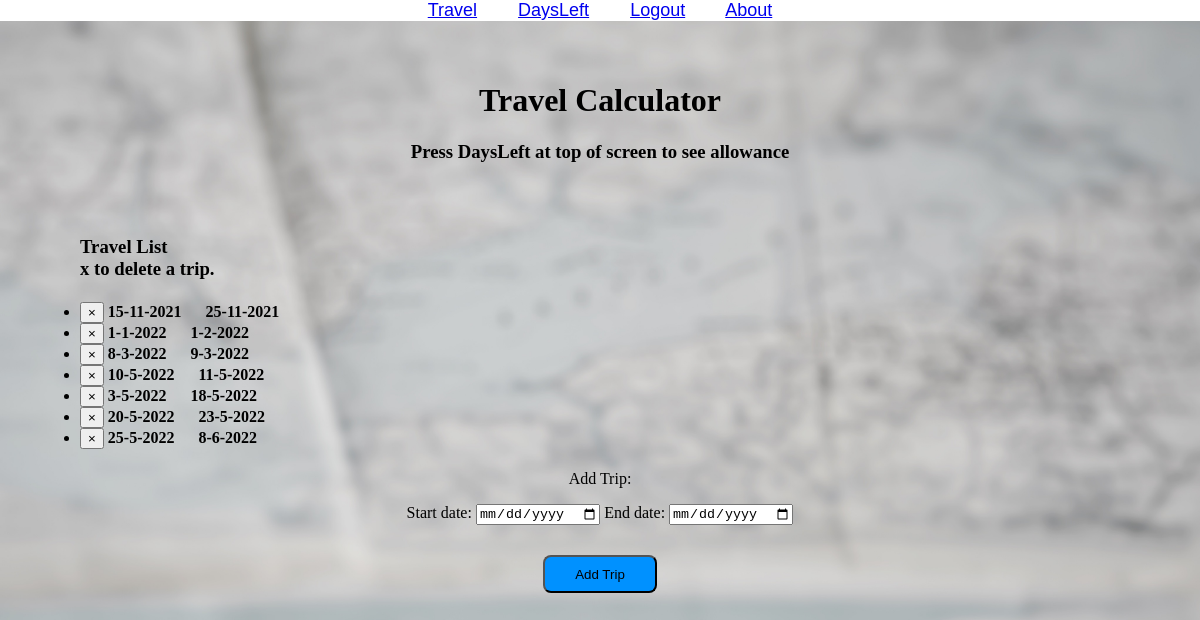
Screenshot of / (signed in) with the database file from the repository.
### holidays/models.py (models this page shows)
class Hols(db.Model):       # db.model is the layout for an object that will be stored in database (table)
    id=db.Column(db.Integer, primary_key=True)
    date1=db.Column(db.DateTime)
    date2=db.Column(db.DateTime)
    user_id=db.Column(db.Integer, db.ForeignKey('user.id'))

### holidays/views.py (the view, shortened to what this page needs)
@views.route('/', methods=['GET','POST'])   #get and display holidays
@login_required # this makes sure this page cannot be accessed unless user logged in used with flask_login
def home():
    list_to_pass=[]
    for item in current_user.hol:
        list_to_pass.append((item.date1,item.date2))
    list_to_pass=sorted(list_to_pass, key=lambda x: x[1]) #this has sorted list into order
    return render_template("home.html", user=current_user, hl=list_to_pass)

### holidays/__init__.py (called while the page is built)
def create_app():
    app=Flask(__name__)
    app.config['SECRET_KEY']='this is the key'
    app.config['SQLALCHEMY_DATABASE_URI']=f'sqlite:///{DB_NAME}'
    db.init_app(app)
    from .views import views
    from .auth import auth
    app.register_blueprint(views, url_prefix='/')
    app.register_blueprint(auth, url_prefix='/')
    from .models import User, Hols
    with app.app_context(): db.create_all()     #db function to create new db if doesnt exsist
    login_manager=LoginManager() #initialise the login manager
    login_manager.login_view = 'auth.login' #direct to login page if not logged in
    login_manager.init_app(app)#tell it which app we are using
    @login_manager.user_loader  #telling flask how we load a user
    def load_user(id):
        return User.query.get(int(id)) #looks for primary key
    return app

### holidays/templates/home.html (shortened to what this page needs)
{% extends "base.html" %}
{% block content %}
<h1 align="center">Travel Calculator</h1>
<h3 align="center">Press DaysLeft at top of screen to see allowance </h3>
<ul class="list" id="Hols">
    <br><br>
        <h3>Travel List <br>
        x to delete a trip.</h3>
    <h4>
    {% for hol in hl %}
        <li class="list-group-item">
            <button type="button" class="close" onClick="deleteHol({{ hol.id }})">
                <span aria-hidden="true">&times;</span>
            </button>
            {{ hol[0].day }}-{{ hol[0].month }}-{{ hol[0].year }} &emsp; {{ hol[1].day }}-{{ hol[1].month }}-{{ hol[1].year }}
        </li>
    {% endfor %}</h4>
</ul>
<form method="POST">
    <div class = "dt1" align="center">
        <p>Add Trip:</p>
        <label for="date1">Start date:</label>
        <input type="date" name="date1" id="date1" required>
        <label for="date2">End date:</label>
        <input type="date" name="date2" id="date2" required>
    </div>
    <div align="center">
        <button type="submit", class="btnsignup">Add Trip</button>
    </div>
</form>
{% endblock %}

### holidays/templates/base.html (shortened to what this page needs)
<!DOCTYPE html>
<html lang="en">
<head>
    <link rel="stylesheet" href="..\static\css\style1.css">
</head>
<body>
    <div class="topnav">
        {% if user.is_authenticated %}
        <a class="active" href="/">Travel</a>&emsp;&emsp;
        <a href="/daysleft">DaysLeft</a>&emsp;&emsp;
        <a href="/logout">Logout</a>&emsp;&emsp;
        {% else %}
        <a href="/login">Login</a>&emsp;&emsp;
        <a href="/sign-up">Sign Up</a>&emsp;&emsp;
        {% endif %}
        <a href="/about">About</a>
    </div>
<div class="all">
    <div class="container"> {% block content %}{% endblock %} </div>
</div>
</body>
</html>

### holidays/static/css/style1.css (style rules this page uses)
html { background-image: url("../img/p2.jpg"); background-size: cover; min-height: 100%; background-position: center; }
body { margin: 0; padding-top: 0; }
.all { padding-left: 40px; padding-right: 40px; padding-top:40px; }
.topnav { font-family: Arial, Helvetica, sans-serif; text-align: center; color: black; background: white; font-size: large; }
.btnsignup { margin:30px auto; display: block; width:3cm; height:1cm; background-color: rgb(0, 145, 255); border-radius: 8px; }
.dt1 { align-items: center; justify-content: center; }

### rows the page displays
Hols: date1 "15", date1 "11", date1 "2021", date2 "25", date2 "11", date2 "2021"
Hols: date1 "1", date1 "1", date1 "2022", date2 "1", date2 "2", date2 "2022"
Hols: date1 "8", date1 "3", date1 "2022", date2 "9", date2 "3", date2 "2022"
Hols: date1 "10", date1 "5", date1 "2022", date2 "11", date2 "5", date2 "2022"
Hols: date1 "3", date1 "5", date1 "2022", date2 "18", date2 "5", date2 "2022"
Hols: date1 "20", date1 "5", date1 "2022", date2 "23", date2 "5", date2 "2022"
Hols: date1 "25", date1 "5", date1 "2022", date2 "8", date2 "6", date2 "2022"
